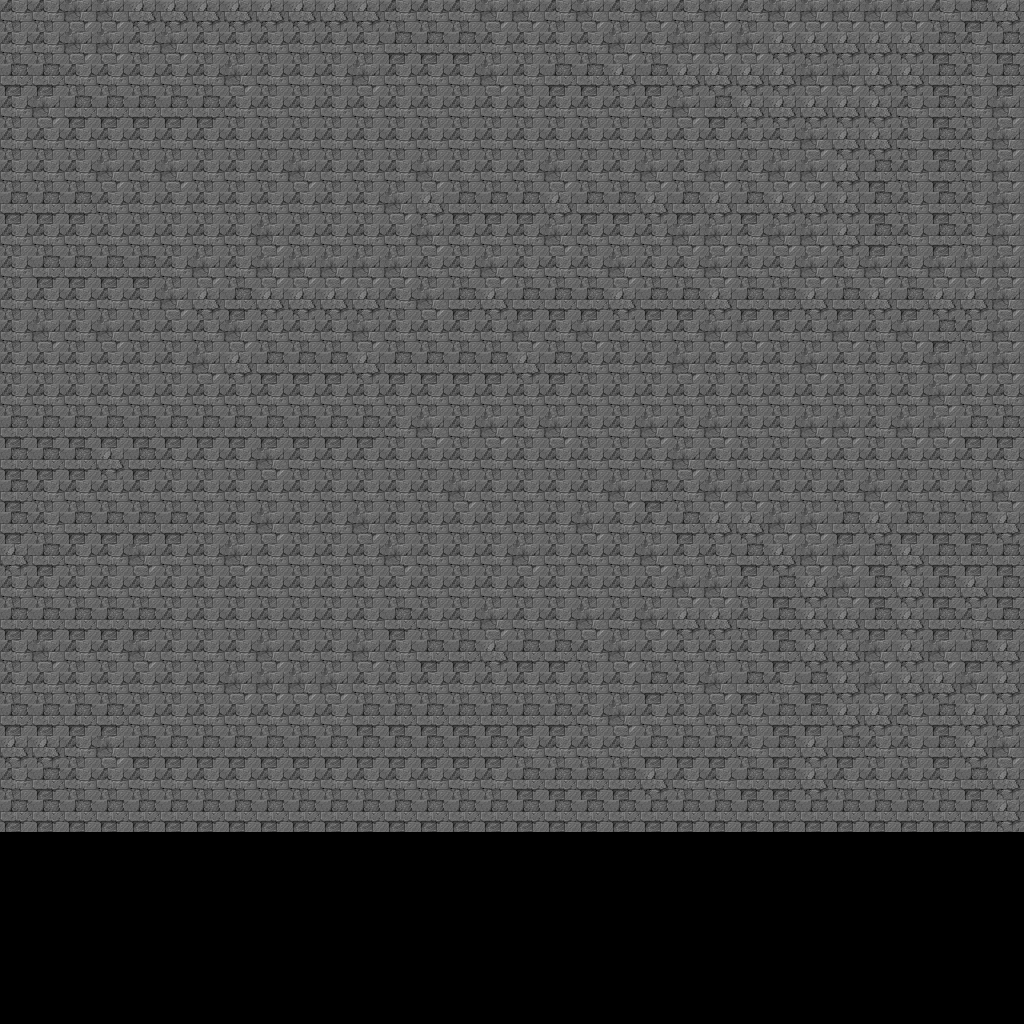

A 2D game scene composited from a Tiled map and its tileset images. What follows is a short description and the map's XML, with each tile layer's data collapsed to a summary:
An orthogonal 32x32 tile map with 32x32 px tiles, 1 tile layer (Tile Layer 1).

<map version="1.0" orientation="orthogonal" renderorder="right-down" width="32" height="32" tilewidth="32" tileheight="32">
 <tileset firstgid="1" name="cobble1" tilewidth="32" tileheight="32">
  <image source="TilesCobble1.png" width="512" height="513" />
 </tileset>
 <layer name="Tile Layer 1" width="32" height="32">
  <data>[1024 cells, 832 non-empty, 4 distinct tile ids]</data>
 </layer>
</map>